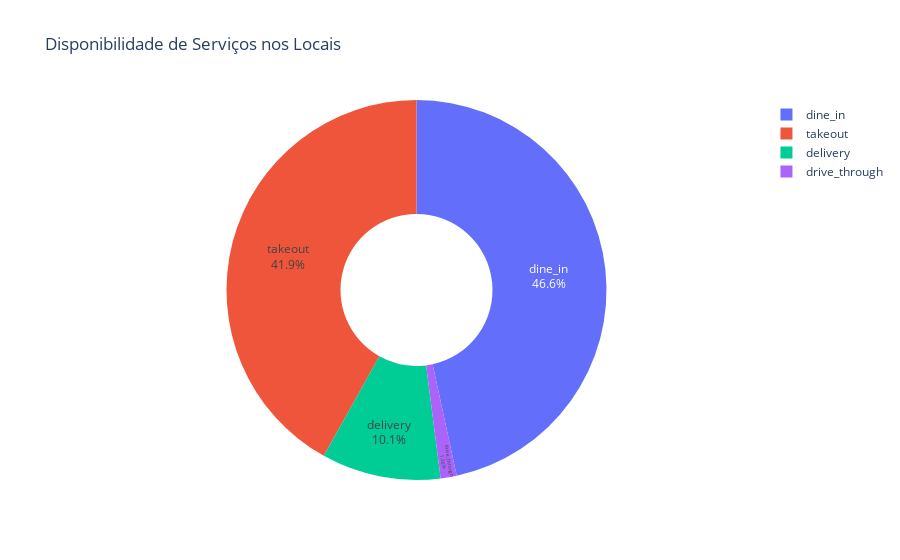

The cell this chart's notebook holds for it:
### Markdown cell above
Para analisar melhor a abertura dos estabelecimentos por categoria, vemos nesse primeiro gráfico de barras as top 10 categorias que mais possuem estabelecimentos cadastrados no nosso dataset, entre els restaurantes, bar, pizzaria, snack bar, fast food, hamburgueria, sorveteria, restaurante italiano, buffet e padaria. Levando em conta as 5 top categorias podemos observar que a maioria dos restaurantes abre às quintas-feiras e que os domingos são os dias com menos estabelecimentos abertos. Já para bares, a maior quantidade de estabelecimentos abertos é aos sábados, enquanto as segundas-feiras possuem a menor quantidade. Nas pizzarias, sábados também são o dia com mais estabelecimentos abertos e as segundas-feiras possuem a menor quantidade. Para os snack bars, quintas-feiras têm a maior quantidade de estabelecimentos abertos e as segundas-feiras possuem a menor quantidade. Por fim, fast foods têm a maior quantidade de estabelecimentos abertos às quintas-feiras e a menor quantidade aos domingos.

Esses resultados podem ser explicados por ser comum que as pessoas saiam para jantar ou beber em bares e restaurantes às quintas-feiras, após um dia de trabalho, enquanto nos domingos muitas pessoas preferem ficar em casa com a família. Já aos sábados, pode haver maior procura por estabelecimentos de entretenimento noturno, o que explicaria a maior quantidade de bares e pizzarias abertas neste dia. Em geral, essas informações podem ser úteis para os proprietários desses estabelecimentos, permitindo que eles possam otimizar seus horários de funcionamento para atender melhor à demanda de seus clientes.

### Code cell
# calcula a frequência de cada serviço
freq_servicos = df_estabelecimentos[['dine_in', 'takeout', 'delivery', 'drive_through']].sum()

# cria o gráfico de pizza com a frequência de cada serviço
fig = go.Figure(
    go.Pie(
        labels=freq_servicos.index.tolist(),
        values=freq_servicos.values.tolist(),
        hole=0.4,
        textposition='inside',
        textinfo='percent+label'
    ))

fig.update_layout(
    title='Disponibilidade de Serviços nos Locais',)

fig.show()

### Figure 1 — Plotly figure (JSON) as saved in the notebook; plotly's stock layout.template omitted (floating-point values rounded to 4 significant figures)
{"data": [{"hole": 0.4, "labels": ["dine_in", "takeout", "delivery", "drive_through"], "textinfo": "percent+label", "textposition": "inside", "type": "pie", "values": [8811, 7920, 1917, 258]}], "layout": {"title": {"text": "Disponibilidade de Serviços nos Locais"}}}
